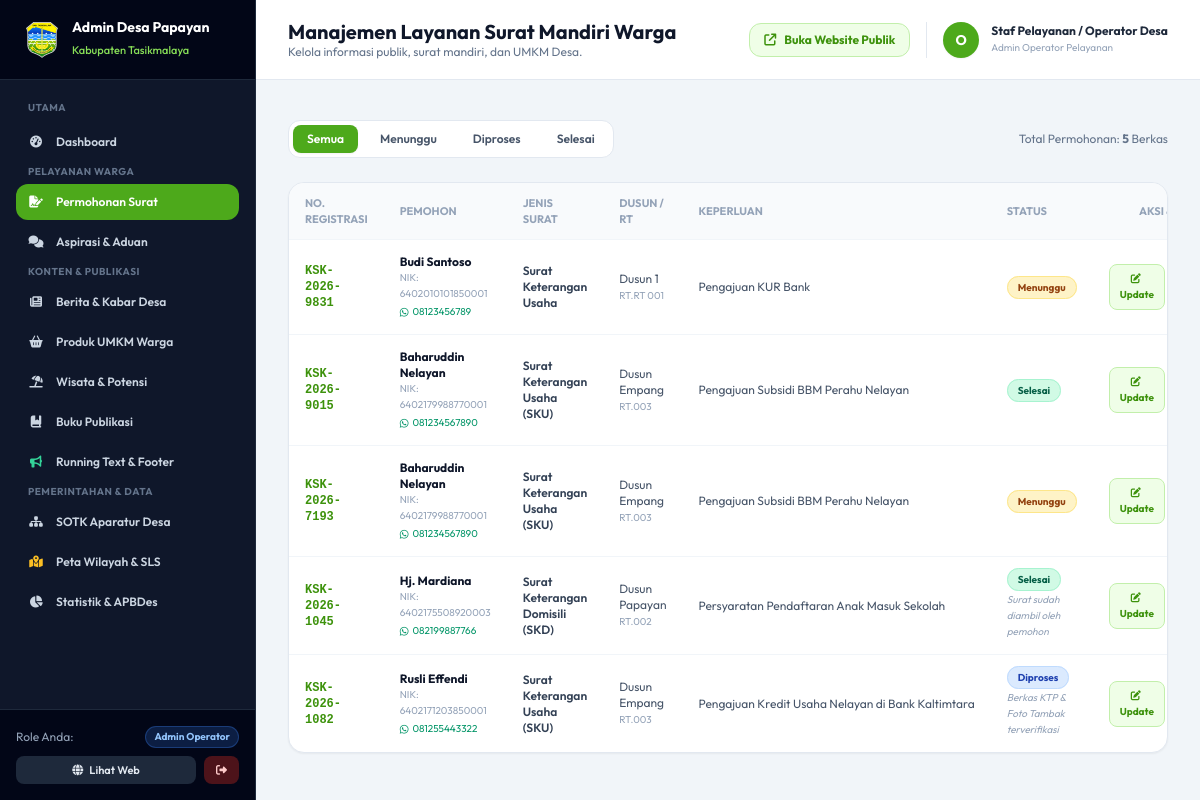
/admin/surat (signed in), run on the app's committed database.
### tables this page shows
CREATE TABLE profil_desa (
        id INTEGER PRIMARY KEY,
        nama_desa TEXT NOT NULL,
        kecamatan TEXT NOT NULL,
        kabupaten TEXT NOT NULL,
        provinsi TEXT NOT NULL,
        kode_pos TEXT,
        kode_wilayah TEXT,
        alamat TEXT,
        telepon TEXT,
        email TEXT,
        jam_pelayanan TEXT,
        nama_kades TEXT,
        periode_kades TEXT,
        foto_kades TEXT,
        sambutan_kades TEXT,
        visi TEXT,
        misi TEXT,
        luas_wilayah TEXT,
        koordinat_lat REAL,
        koordinat_lng REAL
    , judul_website TEXT DEFAULT 'Website Resmi Desa Kersik', tagline_website TEXT DEFAULT 'Desa Wisata Pesisir Marang Kayu', subtagline_website TEXT DEFAULT 'Penerima Penghargaan Kampung Iklim (Proklim) Utama KLHK RI', logo_website TEXT DEFAULT 'static/images/kutaikartanegara.png', favicon_website TEXT DEFAULT 'static/images/kutaikartanegara.png', banner_hero_1 TEXT DEFAULT 'static/images/banner1.png', banner_title_1 TEXT DEFAULT 'Selamat Datang di Website Resmi Desa Kersik', banner_desc_1 TEXT DEFAULT 'Menjelajahi pesona Pantai Biru Kersik, kelestarian mangrove pesisir, dan kemajuan masyarakat.', banner_hero_2 TEXT DEFAULT 'static/images/banner2.png', banner_title_2 TEXT DEFAULT 'Penerima Sertifikat Proklim Utama KLHK RI', banner_desc_2 TEXT DEFAULT 'Komitmen nyata masyarakat Desa Kersik dalam menjaga kelestarian lingkungan pesisir.', banner_hero_3 TEXT DEFAULT 'static/images/pantai_kersik.jpg', banner_title_3 TEXT DEFAULT 'Pelayanan Publik Cepat, Transparan dan Akuntabel', banner_desc_3 TEXT DEFAULT 'Nikmati kemudahan layanan pengajuan surat online mandiri dan keterbukaan informasi.', kml_url TEXT, teks_footer_deskripsi TEXT, teks_footer_copyright TEXT, teks_footer_portal TEXT, bagan_struktur_desa TEXT, bagan_struktur_bpd TEXT, keterangan_bagan_desa TEXT, keterangan_bagan_bpd TEXT);

CREATE TABLE layanan_surat (
        id INTEGER PRIMARY KEY AUTOINCREMENT,
        no_reg TEXT UNIQUE NOT NULL,
        jenis_surat TEXT NOT NULL,
        nik TEXT NOT NULL,
        nama TEXT NOT NULL,
        wa TEXT NOT NULL,
        dusun TEXT NOT NULL,
        rt TEXT NOT NULL,
        keperluan TEXT NOT NULL,
        status TEXT DEFAULT 'Menunggu',
        catatan_admin TEXT,
        created_at TIMESTAMP DEFAULT CURRENT_TIMESTAMP
    );

### app.py (the view)
@app.route('/admin/surat')
@login_required
def admin_surat():
    status_filter = request.args.get('status')
    conn = get_db()
    cursor = conn.cursor()
    if status_filter:
        cursor.execute("SELECT * FROM layanan_surat WHERE status = ? ORDER BY id DESC", (status_filter,))
    else:
        cursor.execute("SELECT * FROM layanan_surat ORDER BY id DESC")
    surat_list = [dict(row) for row in cursor.fetchall()]
    conn.close()
    return render_template('admin/surat.html', surat_list=surat_list, active_status=status_filter)

### templates/admin/surat.html (shortened to what this page needs)
{% extends "base_admin.html" %}
{% block header_title %}Manajemen Layanan Surat Mandiri Warga{% endblock %}
{% block content %}
<div class="space-y-6">
  <div class="flex flex-wrap items-center justify-between gap-4">
    <div class="flex items-center gap-2 bg-white p-1 rounded-xl border border-slate-200 text-xs font-semibold">
      <a href="{{ url_for('admin_surat') }}" class="px-3.5 py-1.5 rounded-lg transition {% if not active_status %}bg-brand-700 text-white shadow-sm{% else %}text-slate-600 hover:text-slate-900{% endif %}">
        Semua
      </a>
      <a href="{{ url_for('admin_surat', status='Menunggu') }}" class="px-3.5 py-1.5 rounded-lg transition {% if active_status == 'Menunggu' %}bg-brand-700 text-white shadow-sm{% else %}text-slate-600 hover:text-slate-900{% endif %}">
        Menunggu
      </a>
      <a href="{{ url_for('admin_surat', status='Diproses') }}" class="px-3.5 py-1.5 rounded-lg transition {% if active_status == 'Diproses' %}bg-brand-700 text-white shadow-sm{% else %}text-slate-600 hover:text-slate-900{% endif %}">
        Diproses
      </a>
      <a href="{{ url_for('admin_surat', status='Selesai') }}" class="px-3.5 py-1.5 rounded-lg transition {% if active_status == 'Selesai' %}bg-brand-700 text-white shadow-sm{% else %}text-slate-600 hover:text-slate-900{% endif %}">
        Selesai
      </a>
    </div>
    <div class="text-xs text-slate-500">
      Total Permohonan: <strong>{{ surat_list|length }}</strong> Berkas
    </div>
  </div>
  <div class="bg-white rounded-2xl border border-slate-200 shadow-sm overflow-hidden">
    <div class="overflow-x-auto">
      <table class="w-full text-xs text-left">
        <thead class="text-[11px] uppercase text-slate-400 bg-slate-50 border-b border-slate-100">
          <tr>
            <th class="py-3 px-4">No. Registrasi</th>
            <th class="py-3 px-4">Pemohon</th>
            <th class="py-3 px-4">Jenis Surat</th>
            <th class="py-3 px-4">Dusun / RT</th>
            <th class="py-3 px-4">Keperluan</th>
            <th class="py-3 px-4">Status</th>
            <th class="py-3 px-4 text-center">Aksi & Verifikasi</th>
          </tr>
        </thead>
        <tbody class="divide-y divide-slate-100">
          {% for s in surat_list %}
          <tr class="hover:bg-slate-50/80 transition">
            <td class="py-3.5 px-4 font-mono font-bold text-brand-800">{{ s.no_reg }}</td>
            <td class="py-3.5 px-4">
              <span class="font-bold text-slate-900 block">{{ s.nama }}</span>
              <span class="text-slate-400 text-[10px] block">NIK: {{ s.nik }}</span>
              <a href="https://wa.me/{{ s.wa|replace('+', '')|replace('-', '') }}" target="_blank" class="text-emerald-600 hover:underline text-[10px] flex items-center gap-1 mt-0.5">
                <i class="fa-brands fa-whatsapp"></i> {{ s.wa }}
              </a>
            </td>
            <td class="py-3.5 px-4 font-semibold text-slate-700">{{ s.jenis_surat }}</td>
            <td class="py-3.5 px-4 text-slate-600">{{ s.dusun }} <br><span class="text-[10px] text-slate-400">RT.{{ s.rt }}</span></td>
            <td class="py-3.5 px-4 text-slate-600 max-w-xs truncate" title="{{ s.keperluan }}">{{ s.keperluan }}</td>
            <td class="py-3.5 px-4">
              {% if s.status == 'Menunggu' %}
                <span class="px-2.5 py-1 rounded-full bg-amber-100 text-amber-800 font-bold text-[10px] border border-amber-200">Menunggu</span>
              {% elif s.status == 'Diproses' %}
                <span class="px-2.5 py-1 rounded-full bg-blue-100 text-blue-800 font-bold text-[10px] border border-blue-200">Diproses</span>
              {% elif s.status == 'Selesai' %}
                <span class="px-2.5 py-1 rounded-full bg-emerald-100 text-emerald-800 font-bold text-[10px] border border-emerald-200">Selesai</span>
              {% else %}
                <span class="px-2.5 py-1 rounded-full bg-red-100 text-red-800 font-bold text-[10px] border border-red-200">{{ s.status }}</span>
              {% endif %}
              {% if s.catatan_admin %}
                <p class="text-[10px] text-slate-400 mt-1 italic">{{ s.catatan_admin }}</p>
              {% endif %}
            </td>
            <td class="py-3.5 px-4">
              <div class="flex items-center justify-center gap-2">
                <button onclick="bukaModalUpdateStatus({{ s.id }}, '{{ s.no_reg }}', '{{ s.status }}', '{{ s.catatan_admin or '' }}')" class="px-2.5 py-1.5 rounded-lg bg-brand-50 hover:bg-brand-100 text-brand-800 font-bold text-[10px] border border-brand-200 transition">
                  <i class="fa-solid fa-pen-to-square mr-0.5"></i> Update
                </button>
              </div>
            </td>
          </tr>
          {% endfor %}
        </tbody>
      </table>
    </div>
  </div>
</div>
{% endblock %}

### templates/base_admin.html (shortened to what this page needs)
<!DOCTYPE html>
<html lang="id">
<head>
  <link rel="stylesheet" href="https://cdnjs.cloudflare.com/ajax/libs/font-awesome/6.5.1/css/all.min.css" />
  <script src="https://cdn.tailwindcss.com"></script>
</head>
<body class="bg-slate-100 text-slate-800 antialiased flex h-screen overflow-hidden">
  <aside class="w-64 bg-slate-900 text-slate-300 flex flex-col flex-shrink-0 border-r border-slate-800 transition-all duration-300">
    <div class="h-20 flex items-center gap-3 px-6 bg-slate-950 border-b border-slate-800">
      <img src="{{ url_for('static', filename=profil_global.logo_website.replace('static/', '')) if profil_global.logo_website and profil_global.logo_website.startswith('static/') else (profil_global.logo_website or url_for('static', filename='images/logo_tasikmalaya.png')) }}" class="w-9 h-9 object-contain" alt="Logo" onerror="this.src='{{ url_for('static', filename='images/logo_tasikmalaya.png') }}'" />
      <div>
        <h2 class="text-white font-bold text-sm leading-tight">Admin Desa {{ profil_global.nama_desa or 'Papayan' }}</h2>
        <span class="text-[11px] text-brand-400 font-medium">Kabupaten {{ profil_global.kabupaten or 'Kutai Kartanegara' }}</span>
      </div>
    </div>
    <nav class="flex-1 overflow-y-auto px-4 py-5 space-y-1 text-xs font-semibold">
      <div class="text-[10px] uppercase font-bold text-slate-500 tracking-wider px-3 mb-2">Utama</div>
      <a href="{{ url_for('admin_dashboard') }}" class="flex items-center gap-3 px-3 py-2.5 rounded-xl hover:bg-slate-800 hover:text-white transition {% if request.endpoint == 'admin_dashboard' %}bg-brand-700 text-white{% endif %}">
        <i class="fa-solid fa-gauge-high w-4 text-center"></i> Dashboard
      </a>
      <div class="text-[10px] uppercase font-bold text-slate-500 tracking-wider px-3 mt-6 mb-2">Pelayanan Warga</div>
      <a href="{{ url_for('admin_surat') }}" class="flex items-center justify-between px-3 py-2.5 rounded-xl hover:bg-slate-800 hover:text-white transition {% if request.endpoint == 'admin_surat' %}bg-brand-700 text-white{% endif %}">
        <span class="flex items-center gap-3"><i class="fa-solid fa-file-signature w-4 text-center"></i> Permohonan Surat</span>
      </a>
      <a href="{{ url_for('admin_pengaduan') }}" class="flex items-center justify-between px-3 py-2.5 rounded-xl hover:bg-slate-800 hover:text-white transition ">
        <span class="flex items-center gap-3"><i class="fa-solid fa-comments w-4 text-center"></i> Aspirasi & Aduan</span>
      </a>
      <div class="text-[10px] uppercase font-bold text-slate-500 tracking-wider px-3 mt-6 mb-2">Konten & Publikasi</div>
      <a href="{{ url_for('admin_berita') }}" class="flex items-center gap-3 px-3 py-2.5 rounded-xl hover:bg-slate-800 hover:text-white transition {% if request.endpoint == 'admin_berita' %}bg-brand-700 text-white{% endif %}">
        <i class="fa-solid fa-newspaper w-4 text-center"></i> Berita & Kabar Desa
      </a>
      <a href="{{ url_for('admin_umkm') }}" class="flex items-center gap-3 px-3 py-2.5 rounded-xl hover:bg-slate-800 hover:text-white transition {% if request.endpoint == 'admin_umkm' %}bg-brand-700 text-white{% endif %}">
        <i class="fa-solid fa-basket-shopping w-4 text-center"></i> Produk UMKM Warga
      </a>
      <a href="{{ url_for('admin_wisata') }}" class="flex items-center gap-3 px-3 py-2.5 rounded-xl hover:bg-slate-800 hover:text-white transition {% if request.endpoint == 'admin_wisata' %}bg-brand-700 text-white{% endif %}">
        <i class="fa-solid fa-umbrella-beach w-4 text-center"></i> Wisata & Potensi
      </a>
      <a href="{{ url_for('admin_publikasi') }}" class="flex items-center gap-3 px-3 py-2.5 rounded-xl hover:bg-slate-800 hover:text-white transition {% if request.endpoint == 'admin_publikasi' %}bg-brand-700 text-white{% endif %}">
        <i class="fa-solid fa-book-bookmark w-4 text-center"></i> Buku Publikasi
      </a>
      <a href="{{ url_for('admin_running_text') }}" class="flex items-center gap-3 px-3 py-2.5 rounded-xl hover:bg-slate-800 hover:text-white transition {% if request.endpoint == 'admin_running_text' %}bg-brand-700 text-white{% endif %}">
        <i class="fa-solid fa-bullhorn w-4 text-center text-emerald-400"></i> Running Text & Footer
      </a>
      <div class="text-[10px] uppercase font-bold text-slate-500 tracking-wider px-3 mt-6 mb-2">Pemerintahan & Data</div>
      <a href="{{ url_for('admin_aparatur') }}" class="flex items-center gap-3 px-3 py-2.5 rounded-xl hover:bg-slate-800 hover:text-white transition {% if request.endpoint == 'admin_aparatur' %}bg-brand-700 text-white{% endif %}">
        <i class="fa-solid fa-sitemap w-4 text-center"></i> SOTK Aparatur Desa
      </a>
      <a href="{{ url_for('admin_peta') }}" class="flex items-center gap-3 px-3 py-2.5 rounded-xl hover:bg-slate-800 hover:text-white transition {% if request.endpoint == 'admin_peta' %}bg-brand-700 text-white{% endif %}">
        <i class="fa-solid fa-map-location-dot w-4 text-center text-amber-400"></i> Peta Wilayah & SLS
      </a>
      <a href="{{ url_for('admin_statistik') }}" class="flex items-center gap-3 px-3 py-2.5 rounded-xl hover:bg-slate-800 hover:text-white transition {% if request.endpoint == 'admin_statistik' %}bg-brand-700 text-white{% endif %}">
        <i class="fa-solid fa-chart-pie w-4 text-center"></i> Statistik & APBDes
      </a>
    </nav>
    <div class="p-4 bg-slate-950 border-t border-slate-800 text-xs">
      <div class="flex items-center justify-between mb-2">
        <span class="text-slate-400">Role Anda:</span>
        {% if session.get('role') == 'superadmin' %}
          <span class="px-2 py-0.5 rounded-full bg-amber-500/20 text-amber-300 font-bold text-[10px] border border-amber-500/30">Super Admin</span>
        {% else %}
          <span class="px-2 py-0.5 rounded-full bg-blue-500/20 text-blue-300 font-bold text-[10px] border border-blue-500/30">Admin Operator</span>
        {% endif %}
      </div>
      <div class="flex items-center gap-2">
        <a href="{{ url_for('index') }}" target="_blank" class="flex-1 text-center py-1.5 rounded-lg bg-slate-800 hover:bg-slate-700 text-slate-200 font-semibold text-[11px] transition">
          <i class="fa-solid fa-globe mr-1"></i> Lihat Web
        </a>
        <a href="{{ url_for('admin_logout') }}" class="px-3 py-1.5 rounded-lg bg-red-900/60 hover:bg-red-800 text-red-200 font-semibold text-[11px] transition" title="Logout">
          <i class="fa-solid fa-right-from-bracket"></i>
        </a>
      </div>
    </div>
  </aside>
  <div class="flex-1 flex flex-col h-screen overflow-hidden">
    <header class="h-20 bg-white border-b border-slate-200 flex items-center justify-between px-8 flex-shrink-0">
      <div>
        <h1 class="text-xl font-bold text-slate-900 leading-tight">{% block header_title %}Dashboard Pengelolaan Desa{% endblock %}</h1>
        <p class="text-xs text-slate-500">Kelola informasi publik, surat mandiri, dan UMKM Desa.</p>
      </div>
      <div class="flex items-center gap-4">
        <a href="{{ url_for('index') }}" target="_blank" class="hidden sm:inline-flex items-center gap-2 text-xs font-bold bg-brand-50 text-brand-800 border border-brand-200 px-3.5 py-2 rounded-xl hover:bg-brand-100 transition">
          <i class="fa-solid fa-external-link"></i> Buka Website Publik
        </a>
        <div class="flex items-center gap-3 pl-4 border-l border-slate-200">
          <div class="w-9 h-9 rounded-full {% if session.get('role') == 'superadmin' %}bg-amber-600{% else %}bg-brand-700{% endif %} text-white flex items-center justify-center font-bold text-sm shadow-sm">
            {{ session.get('username', 'A')[0].upper() }}
          </div>
          <div class="hidden sm:block text-left text-xs">
            <span class="font-bold text-slate-800 block">{{ session.get('nama', 'Administrator') }}</span>
            <span class="{% if session.get('role') == 'superadmin' %}text-amber-700 font-bold{% else %}text-slate-400{% endif %} text-[10px]">
              {% if session.get('role') == 'superadmin' %}Super Admin (Full Access){% else %}Admin Operator Pelayanan{% endif %}
            </span>
          </div>
        </div>
      </div>
    </header>
    <div class="px-8 pt-4">
    </div>
    <main class="flex-1 overflow-y-auto px-8 py-6">
      {% block content %}{% endblock %}
    </main>
  </div>
</body>
</html>

### data on the page
profil_desa: logo_website (picture), nama_desa "Papayan", kabupaten "Tasikmalaya"
layanan_surat: no_reg "KSK-2026-9831", nama "Budi Santoso", nik "6402010101850001", wa "08123456789", jenis_surat "Surat Keterangan Usaha", dusun "Dusun 1", rt "RT 001", keperluan "Pengajuan KUR Bank", status "Menunggu"
layanan_surat: no_reg "KSK-2026-9015", nama "Baharuddin Nelayan", nik "6402179988770001", wa "081234567890", jenis_surat "Surat Keterangan Usaha (SKU)", dusun "Dusun Empang", rt "003", keperluan "Pengajuan Subsidi BBM Perahu Nelayan", status "Selesai"
layanan_surat: no_reg "KSK-2026-7193", nama "Baharuddin Nelayan", nik "6402179988770001", wa "081234567890", jenis_surat "Surat Keterangan Usaha (SKU)", dusun "Dusun Empang", rt "003", keperluan "Pengajuan Subsidi BBM Perahu Nelayan", status "Menunggu"
layanan_surat: no_reg "KSK-2026-1045", nama "Hj. Mardiana", nik "6402175508920003", wa "082199887766", jenis_surat "Surat Keterangan Domisili (SKD)", dusun "Dusun Papayan", rt "002", keperluan "Persyaratan Pendaftaran Anak Masuk Sekolah", status "Selesai", catatan_admin "Surat sudah diambil oleh pemohon"
layanan_surat: no_reg "KSK-2026-1082", nama "Rusli Effendi", nik "6402171203850001", wa "081255443322", jenis_surat "Surat Keterangan Usaha (SKU)", dusun "Dusun Empang", rt "003", keperluan "Pengajuan Kredit Usaha Nelayan di Bank Kaltimtara", status "Diproses", catatan_admin "Berkas KTP & Foto Tambak terverifikasi"

### other printed values
{{ session.get('username', 'A')[0].upper() }} "O"
{{ session.get('nama', 'Administrator') }} "Staf Pelayanan / Operator Desa"
{{ surat_list|length }} "5"
